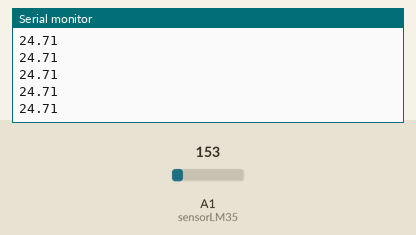
Simulated run of this sketch. Board: Arduino Uno, built with avr-gcc and run on an emulated ATmega328P. Parts: the last lines printed to the serial monitor. The inputs (shaded band) are chosen by the test bench; at power-on: A1 (sensorLM35) = 153.

Above: at 1.2 s.
1.3 s: A1 (sensorLM35) set to 165
At 1.56 s:
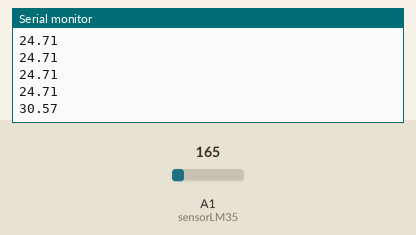
2.8 s: A1 (sensorLM35) set to 175
At 2.96 s:
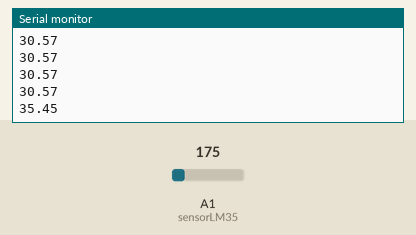
Timing chart, 0 to 5.8 s (numbered marks = the images above; inputs shaded):
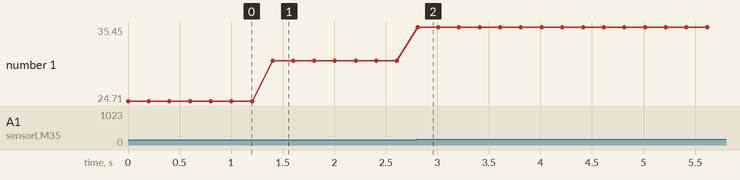

The sketch:

Pracrica_5.ino
```cpp
//Pin analogico
int sensorLM35 = A1;

//Guarda el valor
float temperatura;

void setup(){
  //Establecer conexion
  Serial.begin(9600);
  //Definir sensor como entrada
  pinMode(sensorLM35, INPUT);
}

void loop(){
  //Calculo para la temperatura en grados
  temperatura = ((analogRead(sensorLM35)*(5.0/1024))-0.5)/0.01;
  Serial.println(temperatura); //Imprimir la temperatura
  delay(200);                  //Tiempo de espera
}
```

Measured:
- after the input at 1.3 s, the serial monitor: prints a new line after 0.10 s (image 1)
- after the input at 2.8 s, the serial monitor: prints a new line at once (image 2)
- plotted number 1: 24.71 → 30.57 after the input at 1.3 s, 30.57 → 35.45 after the input at 2.8 s
